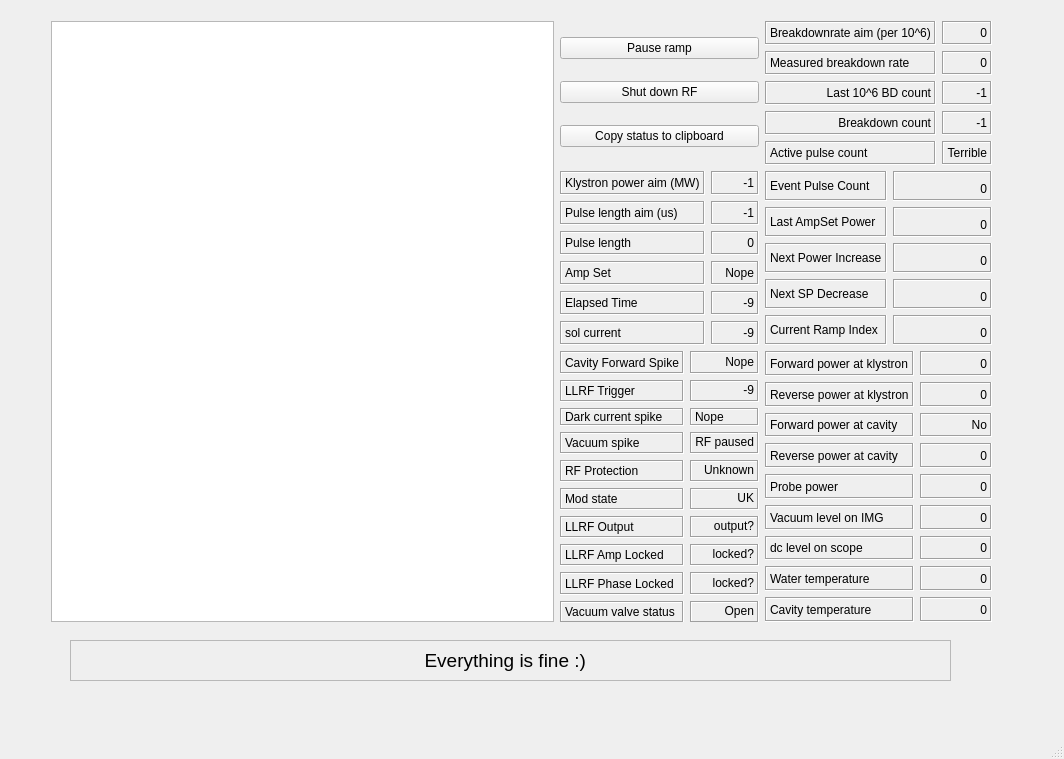
<?xml version="1.0" encoding="UTF-8"?>
<ui version="4.0">
 <class>MainWindow</class>
 <widget class="QMainWindow" name="MainWindow">
  <property name="geometry">
   <rect>
    <x>0</x>
    <y>0</y>
    <width>1064</width>
    <height>759</height>
   </rect>
  </property>
  <property name="windowTitle">
   <string>MainWindow</string>
  </property>
  <widget class="QWidget" name="centralwidget">
   <widget class="QWidget" name="layoutWidget">
    <property name="geometry">
     <rect>
      <x>51</x>
      <y>21</y>
      <width>941</width>
      <height>601</height>
     </rect>
    </property>
    <layout class="QGridLayout" name="gridLayout_6" columnstretch="6,0,0">
     <item row="2" column="1">
      <layout class="QGridLayout" name="gridLayout_3">
       <item row="3" column="0">
        <widget class="QLabel" name="DC_spike_label">
         <property name="frameShape">
          <enum>QFrame::Box</enum>
         </property>
         <property name="frameShadow">
          <enum>QFrame::Sunken</enum>
         </property>
         <property name="text">
          <string>Dark current spike</string>
         </property>
         <property name="scaledContents">
          <bool>false</bool>
         </property>
        </widget>
       </item>
       <item row="0" column="0">
        <widget class="QLabel" name="rev_power_spike_label">
         <property name="frameShape">
          <enum>QFrame::Box</enum>
         </property>
         <property name="frameShadow">
          <enum>QFrame::Sunken</enum>
         </property>
         <property name="text">
          <string>Cavity Forward Spike</string>
         </property>
         <property name="scaledContents">
          <bool>false</bool>
         </property>
        </widget>
       </item>
       <item row="8" column="1" colspan="2">
        <widget class="QLabel" name="llrf_ff_amp_locked_outputwidget">
         <property name="frameShape">
          <enum>QFrame::Box</enum>
         </property>
         <property name="frameShadow">
          <enum>QFrame::Sunken</enum>
         </property>
         <property name="text">
          <string>locked?</string>
         </property>
         <property name="alignment">
          <set>Qt::AlignAbsolute|Qt::AlignBottom|Qt::AlignCenter|Qt::AlignHCenter|Qt::AlignHorizontal_Mask|Qt::AlignJustify|Qt::AlignLeading|Qt::AlignLeft|Qt::AlignRight|Qt::AlignTop|Qt::AlignTrailing|Qt::AlignVCenter|Qt::AlignVertical_Mask</set>
         </property>
        </widget>
       </item>
       <item row="7" column="1" colspan="2">
        <widget class="QLabel" name="llrf_output_outputwidget">
         <property name="frameShape">
          <enum>QFrame::Box</enum>
         </property>
         <property name="frameShadow">
          <enum>QFrame::Sunken</enum>
         </property>
         <property name="text">
          <string>output?</string>
         </property>
         <property name="alignment">
          <set>Qt::AlignAbsolute|Qt::AlignBottom|Qt::AlignCenter|Qt::AlignHCenter|Qt::AlignHorizontal_Mask|Qt::AlignJustify|Qt::AlignLeading|Qt::AlignLeft|Qt::AlignRight|Qt::AlignTop|Qt::AlignTrailing|Qt::AlignVCenter|Qt::AlignVertical_Mask</set>
         </property>
        </widget>
       </item>
       <item row="8" column="0">
        <widget class="QLabel" name="llrf_ff_amp_locked_label">
         <property name="frameShape">
          <enum>QFrame::Box</enum>
         </property>
         <property name="frameShadow">
          <enum>QFrame::Sunken</enum>
         </property>
         <property name="text">
          <string>LLRF Amp Locked</string>
         </property>
         <property name="scaledContents">
          <bool>false</bool>
         </property>
        </widget>
       </item>
       <item row="6" column="0">
        <widget class="QLabel" name="rf_mod_label">
         <property name="frameShape">
          <enum>QFrame::Box</enum>
         </property>
         <property name="frameShadow">
          <enum>QFrame::Sunken</enum>
         </property>
         <property name="text">
          <string>Mod state</string>
         </property>
         <property name="scaledContents">
          <bool>false</bool>
         </property>
        </widget>
       </item>
       <item row="5" column="1" colspan="2">
        <widget class="QLabel" name="RF_protection_outputwidget">
         <property name="frameShape">
          <enum>QFrame::Box</enum>
         </property>
         <property name="frameShadow">
          <enum>QFrame::Sunken</enum>
         </property>
         <property name="text">
          <string>Unknown</string>
         </property>
         <property name="alignment">
          <set>Qt::AlignAbsolute|Qt::AlignBottom|Qt::AlignCenter|Qt::AlignHCenter|Qt::AlignHorizontal_Mask|Qt::AlignJustify|Qt::AlignLeading|Qt::AlignLeft|Qt::AlignRight|Qt::AlignTop|Qt::AlignTrailing|Qt::AlignVCenter|Qt::AlignVertical_Mask</set>
         </property>
        </widget>
       </item>
       <item row="4" column="1" colspan="2">
        <widget class="QLabel" name="vac_spike_status_outputwidget">
         <property name="frameShape">
          <enum>QFrame::Box</enum>
         </property>
         <property name="frameShadow">
          <enum>QFrame::Sunken</enum>
         </property>
         <property name="text">
          <string>RF paused</string>
         </property>
         <property name="alignment">
          <set>Qt::AlignAbsolute|Qt::AlignBottom|Qt::AlignCenter|Qt::AlignHCenter|Qt::AlignHorizontal_Mask|Qt::AlignJustify|Qt::AlignLeading|Qt::AlignLeft|Qt::AlignRight|Qt::AlignTop|Qt::AlignTrailing|Qt::AlignVCenter|Qt::AlignVertical_Mask</set>
         </property>
        </widget>
       </item>
       <item row="6" column="1" colspan="2">
        <widget class="QLabel" name="mod_state_outputwidget">
         <property name="frameShape">
          <enum>QFrame::Box</enum>
         </property>
         <property name="frameShadow">
          <enum>QFrame::Sunken</enum>
         </property>
         <property name="text">
          <string>UK</string>
         </property>
         <property name="alignment">
          <set>Qt::AlignAbsolute|Qt::AlignBottom|Qt::AlignCenter|Qt::AlignHCenter|Qt::AlignHorizontal_Mask|Qt::AlignJustify|Qt::AlignLeading|Qt::AlignLeft|Qt::AlignRight|Qt::AlignTop|Qt::AlignTrailing|Qt::AlignVCenter|Qt::AlignVertical_Mask</set>
         </property>
        </widget>
       </item>
       <item row="5" column="0">
        <widget class="QLabel" name="RF_protection_label">
         <property name="frameShape">
          <enum>QFrame::Box</enum>
         </property>
         <property name="frameShadow">
          <enum>QFrame::Sunken</enum>
         </property>
         <property name="text">
          <string>RF Protection</string>
         </property>
         <property name="scaledContents">
          <bool>false</bool>
         </property>
        </widget>
       </item>
       <item row="3" column="1" colspan="2">
        <widget class="QLabel" name="DC_spike_status_outputwidget">
         <property name="frameShape">
          <enum>QFrame::Box</enum>
         </property>
         <property name="frameShadow">
          <enum>QFrame::Sunken</enum>
         </property>
         <property name="text">
          <string>Nope</string>
         </property>
         <property name="alignment">
          <set>Qt::AlignLeading|Qt::AlignLeft|Qt::AlignVCenter</set>
         </property>
        </widget>
       </item>
       <item row="7" column="0">
        <widget class="QLabel" name="llrf_output_label">
         <property name="frameShape">
          <enum>QFrame::Box</enum>
         </property>
         <property name="frameShadow">
          <enum>QFrame::Sunken</enum>
         </property>
         <property name="text">
          <string>LLRF Output</string>
         </property>
         <property name="scaledContents">
          <bool>false</bool>
         </property>
        </widget>
       </item>
       <item row="4" column="0">
        <widget class="QLabel" name="vac_spike_label">
         <property name="frameShape">
          <enum>QFrame::Box</enum>
         </property>
         <property name="frameShadow">
          <enum>QFrame::Sunken</enum>
         </property>
         <property name="text">
          <string>Vacuum spike</string>
         </property>
         <property name="scaledContents">
          <bool>false</bool>
         </property>
        </widget>
       </item>
       <item row="9" column="0">
        <widget class="QLabel" name="llrf_ff_ph_locked_label">
         <property name="frameShape">
          <enum>QFrame::Box</enum>
         </property>
         <property name="frameShadow">
          <enum>QFrame::Sunken</enum>
         </property>
         <property name="text">
          <string>LLRF Phase Locked</string>
         </property>
         <property name="scaledContents">
          <bool>false</bool>
         </property>
        </widget>
       </item>
       <item row="0" column="1" colspan="2">
        <widget class="QLabel" name="rev_power_spike_status_outputwidget">
         <property name="frameShape">
          <enum>QFrame::Box</enum>
         </property>
         <property name="frameShadow">
          <enum>QFrame::Sunken</enum>
         </property>
         <property name="text">
          <string>Nope</string>
         </property>
         <property name="scaledContents">
          <bool>false</bool>
         </property>
         <property name="alignment">
          <set>Qt::AlignBottom|Qt::AlignRight|Qt::AlignTrailing</set>
         </property>
         <property name="indent">
          <number>-1</number>
         </property>
        </widget>
       </item>
       <item row="10" column="0">
        <widget class="QLabel" name="vac_valve_status_label">
         <property name="frameShape">
          <enum>QFrame::Box</enum>
         </property>
         <property name="frameShadow">
          <enum>QFrame::Sunken</enum>
         </property>
         <property name="text">
          <string>Vacuum valve status</string>
         </property>
         <property name="scaledContents">
          <bool>false</bool>
         </property>
        </widget>
       </item>
       <item row="10" column="1" colspan="2">
        <widget class="QLabel" name="vac_valve_status_outputwidget">
         <property name="frameShape">
          <enum>QFrame::Box</enum>
         </property>
         <property name="frameShadow">
          <enum>QFrame::Sunken</enum>
         </property>
         <property name="text">
          <string>Open</string>
         </property>
         <property name="alignment">
          <set>Qt::AlignAbsolute|Qt::AlignBottom|Qt::AlignCenter|Qt::AlignHCenter|Qt::AlignHorizontal_Mask|Qt::AlignJustify|Qt::AlignLeading|Qt::AlignLeft|Qt::AlignRight|Qt::AlignTop|Qt::AlignTrailing|Qt::AlignVCenter|Qt::AlignVertical_Mask</set>
         </property>
        </widget>
       </item>
       <item row="9" column="1" colspan="2">
        <widget class="QLabel" name="llrf_ff_ph_locked_outputwidget">
         <property name="frameShape">
          <enum>QFrame::Box</enum>
         </property>
         <property name="frameShadow">
          <enum>QFrame::Sunken</enum>
         </property>
         <property name="text">
          <string>locked?</string>
         </property>
         <property name="alignment">
          <set>Qt::AlignAbsolute|Qt::AlignBottom|Qt::AlignCenter|Qt::AlignHCenter|Qt::AlignHorizontal_Mask|Qt::AlignJustify|Qt::AlignLeading|Qt::AlignLeft|Qt::AlignRight|Qt::AlignTop|Qt::AlignTrailing|Qt::AlignVCenter|Qt::AlignVertical_Mask</set>
         </property>
        </widget>
       </item>
       <item row="2" column="0">
        <widget class="QLabel" name="llrf_trigger_label">
         <property name="frameShape">
          <enum>QFrame::Box</enum>
         </property>
         <property name="frameShadow">
          <enum>QFrame::Sunken</enum>
         </property>
         <property name="text">
          <string>LLRF Trigger</string>
         </property>
         <property name="scaledContents">
          <bool>false</bool>
         </property>
        </widget>
       </item>
       <item row="2" column="1" colspan="2">
        <widget class="QLabel" name="llrf_trigger_outputwidget">
         <property name="frameShape">
          <enum>QFrame::Box</enum>
         </property>
         <property name="frameShadow">
          <enum>QFrame::Sunken</enum>
         </property>
         <property name="text">
          <string>-9</string>
         </property>
         <property name="alignment">
          <set>Qt::AlignAbsolute|Qt::AlignBottom|Qt::AlignCenter|Qt::AlignHCenter|Qt::AlignHorizontal_Mask|Qt::AlignJustify|Qt::AlignLeading|Qt::AlignLeft|Qt::AlignRight|Qt::AlignTop|Qt::AlignTrailing|Qt::AlignVCenter|Qt::AlignVertical_Mask</set>
         </property>
        </widget>
       </item>
      </layout>
     </item>
     <item row="0" column="0" rowspan="3">
      <layout class="QVBoxLayout" name="verticalLayout_2">
       <item>
        <widget class="PlotWidget" name="graphicsView"/>
       </item>
      </layout>
     </item>
     <item row="0" column="1">
      <layout class="QVBoxLayout" name="verticalLayout">
       <item>
        <widget class="QPushButton" name="start_pause_ramp_button">
         <property name="text">
          <string>Pause ramp</string>
         </property>
        </widget>
       </item>
       <item>
        <widget class="QPushButton" name="shutdown_rf_button">
         <property name="text">
          <string>Shut down RF</string>
         </property>
         <property name="checkable">
          <bool>false</bool>
         </property>
        </widget>
       </item>
       <item>
        <widget class="QPushButton" name="copy_to_clipboard_button">
         <property name="toolTip">
          <string>For the log!</string>
         </property>
         <property name="text">
          <string>Copy status to clipboard</string>
         </property>
         <property name="checkable">
          <bool>false</bool>
         </property>
        </widget>
       </item>
      </layout>
     </item>
     <item row="2" column="2">
      <layout class="QGridLayout" name="gridLayout_2">
       <item row="6" column="1">
        <widget class="QLabel" name="vac_level_outputwidget">
         <property name="frameShape">
          <enum>QFrame::Box</enum>
         </property>
         <property name="frameShadow">
          <enum>QFrame::Sunken</enum>
         </property>
         <property name="text">
          <string>0</string>
         </property>
         <property name="alignment">
          <set>Qt::AlignAbsolute|Qt::AlignBottom|Qt::AlignCenter|Qt::AlignHCenter|Qt::AlignHorizontal_Mask|Qt::AlignJustify|Qt::AlignLeading|Qt::AlignLeft|Qt::AlignRight|Qt::AlignTop|Qt::AlignTrailing|Qt::AlignVCenter|Qt::AlignVertical_Mask</set>
         </property>
        </widget>
       </item>
       <item row="5" column="1">
        <widget class="QLabel" name="probe_power_outputwidget">
         <property name="frameShape">
          <enum>QFrame::Box</enum>
         </property>
         <property name="frameShadow">
          <enum>QFrame::Sunken</enum>
         </property>
         <property name="text">
          <string>0</string>
         </property>
         <property name="alignment">
          <set>Qt::AlignAbsolute|Qt::AlignBottom|Qt::AlignCenter|Qt::AlignHCenter|Qt::AlignHorizontal_Mask|Qt::AlignJustify|Qt::AlignLeading|Qt::AlignLeft|Qt::AlignRight|Qt::AlignTop|Qt::AlignTrailing|Qt::AlignVCenter|Qt::AlignVertical_Mask</set>
         </property>
        </widget>
       </item>
       <item row="6" column="0">
        <widget class="QLabel" name="vac_level_label">
         <property name="frameShape">
          <enum>QFrame::Box</enum>
         </property>
         <property name="frameShadow">
          <enum>QFrame::Sunken</enum>
         </property>
         <property name="text">
          <string>Vacuum level on IMG</string>
         </property>
         <property name="scaledContents">
          <bool>false</bool>
         </property>
        </widget>
       </item>
       <item row="9" column="1">
        <widget class="QLabel" name="cav_temp_outputwidget">
         <property name="frameShape">
          <enum>QFrame::Box</enum>
         </property>
         <property name="frameShadow">
          <enum>QFrame::Sunken</enum>
         </property>
         <property name="text">
          <string>0</string>
         </property>
         <property name="alignment">
          <set>Qt::AlignAbsolute|Qt::AlignBottom|Qt::AlignCenter|Qt::AlignHCenter|Qt::AlignHorizontal_Mask|Qt::AlignJustify|Qt::AlignLeading|Qt::AlignLeft|Qt::AlignRight|Qt::AlignTop|Qt::AlignTrailing|Qt::AlignVCenter|Qt::AlignVertical_Mask</set>
         </property>
        </widget>
       </item>
       <item row="9" column="0">
        <widget class="QLabel" name="cav_temp_label">
         <property name="frameShape">
          <enum>QFrame::Box</enum>
         </property>
         <property name="frameShadow">
          <enum>QFrame::Sunken</enum>
         </property>
         <property name="text">
          <string>Cavity temperature</string>
         </property>
         <property name="scaledContents">
          <bool>false</bool>
         </property>
        </widget>
       </item>
       <item row="4" column="0">
        <widget class="QLabel" name="rev_cav_power_label">
         <property name="frameShape">
          <enum>QFrame::Box</enum>
         </property>
         <property name="frameShadow">
          <enum>QFrame::Sunken</enum>
         </property>
         <property name="text">
          <string>Reverse power at cavity</string>
         </property>
         <property name="scaledContents">
          <bool>false</bool>
         </property>
        </widget>
       </item>
       <item row="8" column="1">
        <widget class="QLabel" name="water_temp_outputwidget">
         <property name="frameShape">
          <enum>QFrame::Box</enum>
         </property>
         <property name="frameShadow">
          <enum>QFrame::Sunken</enum>
         </property>
         <property name="text">
          <string>0</string>
         </property>
         <property name="alignment">
          <set>Qt::AlignAbsolute|Qt::AlignBottom|Qt::AlignCenter|Qt::AlignHCenter|Qt::AlignHorizontal_Mask|Qt::AlignJustify|Qt::AlignLeading|Qt::AlignLeft|Qt::AlignRight|Qt::AlignTop|Qt::AlignTrailing|Qt::AlignVCenter|Qt::AlignVertical_Mask</set>
         </property>
        </widget>
       </item>
       <item row="1" column="1">
        <widget class="QLabel" name="fwd_kly_power_outputwidget">
         <property name="frameShape">
          <enum>QFrame::Box</enum>
         </property>
         <property name="frameShadow">
          <enum>QFrame::Sunken</enum>
         </property>
         <property name="text">
          <string>0</string>
         </property>
         <property name="alignment">
          <set>Qt::AlignAbsolute|Qt::AlignBottom|Qt::AlignCenter|Qt::AlignHCenter|Qt::AlignHorizontal_Mask|Qt::AlignJustify|Qt::AlignLeading|Qt::AlignLeft|Qt::AlignRight|Qt::AlignTop|Qt::AlignTrailing|Qt::AlignVCenter|Qt::AlignVertical_Mask</set>
         </property>
        </widget>
       </item>
       <item row="8" column="0">
        <widget class="QLabel" name="water_temp_label">
         <property name="frameShape">
          <enum>QFrame::Box</enum>
         </property>
         <property name="frameShadow">
          <enum>QFrame::Sunken</enum>
         </property>
         <property name="text">
          <string>Water temperature</string>
         </property>
         <property name="scaledContents">
          <bool>false</bool>
         </property>
        </widget>
       </item>
       <item row="2" column="1">
        <widget class="QLabel" name="rev_kly_power_outputwidget">
         <property name="frameShape">
          <enum>QFrame::Box</enum>
         </property>
         <property name="frameShadow">
          <enum>QFrame::Sunken</enum>
         </property>
         <property name="text">
          <string>0</string>
         </property>
         <property name="alignment">
          <set>Qt::AlignAbsolute|Qt::AlignBottom|Qt::AlignCenter|Qt::AlignHCenter|Qt::AlignHorizontal_Mask|Qt::AlignJustify|Qt::AlignLeading|Qt::AlignLeft|Qt::AlignRight|Qt::AlignTop|Qt::AlignTrailing|Qt::AlignVCenter|Qt::AlignVertical_Mask</set>
         </property>
        </widget>
       </item>
       <item row="4" column="1">
        <widget class="QLabel" name="rev_cav_power_outputwidget">
         <property name="frameShape">
          <enum>QFrame::Box</enum>
         </property>
         <property name="frameShadow">
          <enum>QFrame::Sunken</enum>
         </property>
         <property name="text">
          <string>0</string>
         </property>
         <property name="alignment">
          <set>Qt::AlignAbsolute|Qt::AlignBottom|Qt::AlignCenter|Qt::AlignHCenter|Qt::AlignHorizontal_Mask|Qt::AlignJustify|Qt::AlignLeading|Qt::AlignLeft|Qt::AlignRight|Qt::AlignTop|Qt::AlignTrailing|Qt::AlignVCenter|Qt::AlignVertical_Mask</set>
         </property>
        </widget>
       </item>
       <item row="1" column="0">
        <widget class="QLabel" name="fwd_kly_power_label">
         <property name="frameShape">
          <enum>QFrame::Box</enum>
         </property>
         <property name="frameShadow">
          <enum>QFrame::Sunken</enum>
         </property>
         <property name="text">
          <string>Forward power at klystron</string>
         </property>
         <property name="scaledContents">
          <bool>false</bool>
         </property>
        </widget>
       </item>
       <item row="2" column="0">
        <widget class="QLabel" name="rev_kly_power_label">
         <property name="frameShape">
          <enum>QFrame::Box</enum>
         </property>
         <property name="frameShadow">
          <enum>QFrame::Sunken</enum>
         </property>
         <property name="text">
          <string>Reverse power at klystron</string>
         </property>
         <property name="scaledContents">
          <bool>false</bool>
         </property>
        </widget>
       </item>
       <item row="3" column="1">
        <widget class="QLabel" name="fwd_cav_power_outputwidget">
         <property name="frameShape">
          <enum>QFrame::Box</enum>
         </property>
         <property name="frameShadow">
          <enum>QFrame::Sunken</enum>
         </property>
         <property name="text">
          <string>No</string>
         </property>
         <property name="alignment">
          <set>Qt::AlignAbsolute|Qt::AlignBottom|Qt::AlignCenter|Qt::AlignHCenter|Qt::AlignHorizontal_Mask|Qt::AlignJustify|Qt::AlignLeading|Qt::AlignLeft|Qt::AlignRight|Qt::AlignTop|Qt::AlignTrailing|Qt::AlignVCenter|Qt::AlignVertical_Mask</set>
         </property>
        </widget>
       </item>
       <item row="3" column="0">
        <widget class="QLabel" name="fwd_cav_power_label">
         <property name="frameShape">
          <enum>QFrame::Box</enum>
         </property>
         <property name="frameShadow">
          <enum>QFrame::Sunken</enum>
         </property>
         <property name="text">
          <string>Forward power at cavity</string>
         </property>
         <property name="scaledContents">
          <bool>false</bool>
         </property>
        </widget>
       </item>
       <item row="5" column="0">
        <widget class="QLabel" name="probe_power_label">
         <property name="frameShape">
          <enum>QFrame::Box</enum>
         </property>
         <property name="frameShadow">
          <enum>QFrame::Sunken</enum>
         </property>
         <property name="text">
          <string>Probe power</string>
         </property>
         <property name="scaledContents">
          <bool>false</bool>
         </property>
        </widget>
       </item>
       <item row="7" column="0">
        <widget class="QLabel" name="dc_level_label">
         <property name="frameShape">
          <enum>QFrame::Box</enum>
         </property>
         <property name="frameShadow">
          <enum>QFrame::Sunken</enum>
         </property>
         <property name="text">
          <string>dc level on scope</string>
         </property>
         <property name="scaledContents">
          <bool>false</bool>
         </property>
        </widget>
       </item>
       <item row="7" column="1">
        <widget class="QLabel" name="dc_level_outputwidget">
         <property name="frameShape">
          <enum>QFrame::Box</enum>
         </property>
         <property name="frameShadow">
          <enum>QFrame::Sunken</enum>
         </property>
         <property name="text">
          <string>0</string>
         </property>
         <property name="alignment">
          <set>Qt::AlignAbsolute|Qt::AlignBottom|Qt::AlignCenter|Qt::AlignHCenter|Qt::AlignHorizontal_Mask|Qt::AlignJustify|Qt::AlignLeading|Qt::AlignLeft|Qt::AlignRight|Qt::AlignTop|Qt::AlignTrailing|Qt::AlignVCenter|Qt::AlignVertical_Mask</set>
         </property>
        </widget>
       </item>
      </layout>
     </item>
     <item row="0" column="2">
      <layout class="QGridLayout" name="gridLayout_4">
       <item row="3" column="1">
        <widget class="QLabel" name="breakdown_count_outputwidget">
         <property name="frameShape">
          <enum>QFrame::Box</enum>
         </property>
         <property name="frameShadow">
          <enum>QFrame::Sunken</enum>
         </property>
         <property name="text">
          <string>-1</string>
         </property>
         <property name="alignment">
          <set>Qt::AlignAbsolute|Qt::AlignBottom|Qt::AlignCenter|Qt::AlignHCenter|Qt::AlignHorizontal_Mask|Qt::AlignJustify|Qt::AlignLeading|Qt::AlignLeft|Qt::AlignRight|Qt::AlignTop|Qt::AlignTrailing|Qt::AlignVCenter|Qt::AlignVertical_Mask</set>
         </property>
        </widget>
       </item>
       <item row="3" column="0">
        <widget class="QLabel" name="breakdown_count_label">
         <property name="frameShape">
          <enum>QFrame::Box</enum>
         </property>
         <property name="frameShadow">
          <enum>QFrame::Sunken</enum>
         </property>
         <property name="text">
          <string>Breakdown count</string>
         </property>
         <property name="alignment">
          <set>Qt::AlignAbsolute|Qt::AlignBottom|Qt::AlignCenter|Qt::AlignHCenter|Qt::AlignHorizontal_Mask|Qt::AlignJustify|Qt::AlignLeading|Qt::AlignLeft|Qt::AlignRight|Qt::AlignTop|Qt::AlignTrailing|Qt::AlignVCenter|Qt::AlignVertical_Mask</set>
         </property>
        </widget>
       </item>
       <item row="1" column="0">
        <widget class="QLabel" name="measured_breakdown_rate_label">
         <property name="frameShape">
          <enum>QFrame::Box</enum>
         </property>
         <property name="frameShadow">
          <enum>QFrame::Sunken</enum>
         </property>
         <property name="text">
          <string>Measured breakdown rate</string>
         </property>
         <property name="scaledContents">
          <bool>false</bool>
         </property>
        </widget>
       </item>
       <item row="1" column="1">
        <widget class="QLabel" name="measured_breakdown_rate_outputwidget">
         <property name="frameShape">
          <enum>QFrame::Box</enum>
         </property>
         <property name="frameShadow">
          <enum>QFrame::Sunken</enum>
         </property>
         <property name="text">
          <string>0</string>
         </property>
         <property name="alignment">
          <set>Qt::AlignAbsolute|Qt::AlignBottom|Qt::AlignCenter|Qt::AlignHCenter|Qt::AlignHorizontal_Mask|Qt::AlignJustify|Qt::AlignLeading|Qt::AlignLeft|Qt::AlignRight|Qt::AlignTop|Qt::AlignTrailing|Qt::AlignVCenter|Qt::AlignVertical_Mask</set>
         </property>
        </widget>
       </item>
       <item row="2" column="0">
        <widget class="QLabel" name="last_106_count_label">
         <property name="frameShape">
          <enum>QFrame::Box</enum>
         </property>
         <property name="frameShadow">
          <enum>QFrame::Sunken</enum>
         </property>
         <property name="text">
          <string>Last 10^6 BD count</string>
         </property>
         <property name="alignment">
          <set>Qt::AlignAbsolute|Qt::AlignBottom|Qt::AlignCenter|Qt::AlignHCenter|Qt::AlignHorizontal_Mask|Qt::AlignJustify|Qt::AlignLeading|Qt::AlignLeft|Qt::AlignRight|Qt::AlignTop|Qt::AlignTrailing|Qt::AlignVCenter|Qt::AlignVertical_Mask</set>
         </property>
        </widget>
       </item>
       <item row="2" column="1">
        <widget class="QLabel" name="last_106_count_outputwidget">
         <property name="frameShape">
          <enum>QFrame::Box</enum>
         </property>
         <property name="frameShadow">
          <enum>QFrame::Sunken</enum>
         </property>
         <property name="text">
          <string>-1</string>
         </property>
         <property name="alignment">
          <set>Qt::AlignAbsolute|Qt::AlignBottom|Qt::AlignCenter|Qt::AlignHCenter|Qt::AlignHorizontal_Mask|Qt::AlignJustify|Qt::AlignLeading|Qt::AlignLeft|Qt::AlignRight|Qt::AlignTop|Qt::AlignTrailing|Qt::AlignVCenter|Qt::AlignVertical_Mask</set>
         </property>
        </widget>
       </item>
       <item row="4" column="0">
        <widget class="QLabel" name="pulse_count_label">
         <property name="font">
          <font>
           <weight>50</weight>
           <italic>false</italic>
           <bold>false</bold>
           <underline>false</underline>
          </font>
         </property>
         <property name="frameShape">
          <enum>QFrame::Box</enum>
         </property>
         <property name="frameShadow">
          <enum>QFrame::Sunken</enum>
         </property>
         <property name="text">
          <string>Active pulse count</string>
         </property>
         <property name="scaledContents">
          <bool>false</bool>
         </property>
        </widget>
       </item>
       <item row="4" column="1">
        <widget class="QLabel" name="pulse_count_outputwidget">
         <property name="frameShape">
          <enum>QFrame::Box</enum>
         </property>
         <property name="frameShadow">
          <enum>QFrame::Sunken</enum>
         </property>
         <property name="text">
          <string>Terrible</string>
         </property>
         <property name="alignment">
          <set>Qt::AlignAbsolute|Qt::AlignBottom|Qt::AlignCenter|Qt::AlignHCenter|Qt::AlignHorizontal_Mask|Qt::AlignJustify|Qt::AlignLeading|Qt::AlignLeft|Qt::AlignRight|Qt::AlignTop|Qt::AlignTrailing|Qt::AlignVCenter|Qt::AlignVertical_Mask</set>
         </property>
        </widget>
       </item>
       <item row="0" column="0">
        <widget class="QLabel" name="breakdown_rate_limit_label">
         <property name="font">
          <font>
           <weight>50</weight>
           <italic>false</italic>
           <bold>false</bold>
           <underline>false</underline>
          </font>
         </property>
         <property name="frameShape">
          <enum>QFrame::Box</enum>
         </property>
         <property name="frameShadow">
          <enum>QFrame::Sunken</enum>
         </property>
         <property name="text">
          <string>Breakdownrate aim (per 10^6)</string>
         </property>
         <property name="scaledContents">
          <bool>false</bool>
         </property>
        </widget>
       </item>
       <item row="0" column="1">
        <widget class="QLabel" name="breakdown_rate_limit_outputwidget">
         <property name="frameShape">
          <enum>QFrame::Box</enum>
         </property>
         <property name="frameShadow">
          <enum>QFrame::Sunken</enum>
         </property>
         <property name="text">
          <string>0</string>
         </property>
         <property name="alignment">
          <set>Qt::AlignAbsolute|Qt::AlignBottom|Qt::AlignCenter|Qt::AlignHCenter|Qt::AlignHorizontal_Mask|Qt::AlignJustify|Qt::AlignLeading|Qt::AlignLeft|Qt::AlignRight|Qt::AlignTop|Qt::AlignTrailing|Qt::AlignVCenter|Qt::AlignVertical_Mask</set>
         </property>
        </widget>
       </item>
      </layout>
     </item>
     <item row="1" column="1">
      <layout class="QGridLayout" name="gridLayout">
       <item row="3" column="1">
        <widget class="QLabel" name="amp_set_outputwidget">
         <property name="frameShape">
          <enum>QFrame::Box</enum>
         </property>
         <property name="frameShadow">
          <enum>QFrame::Sunken</enum>
         </property>
         <property name="text">
          <string>Nope</string>
         </property>
         <property name="scaledContents">
          <bool>false</bool>
         </property>
         <property name="alignment">
          <set>Qt::AlignBottom|Qt::AlignRight|Qt::AlignTrailing</set>
         </property>
         <property name="indent">
          <number>-1</number>
         </property>
        </widget>
       </item>
       <item row="1" column="0">
        <widget class="QLabel" name="pulse_length_aim_label">
         <property name="frameShape">
          <enum>QFrame::Box</enum>
         </property>
         <property name="frameShadow">
          <enum>QFrame::Sunken</enum>
         </property>
         <property name="text">
          <string>Pulse length aim (us)</string>
         </property>
        </widget>
       </item>
       <item row="3" column="0">
        <widget class="QLabel" name="amp_set_label">
         <property name="frameShape">
          <enum>QFrame::Box</enum>
         </property>
         <property name="frameShadow">
          <enum>QFrame::Sunken</enum>
         </property>
         <property name="text">
          <string>Amp Set</string>
         </property>
        </widget>
       </item>
       <item row="0" column="1">
        <widget class="QLabel" name="power_aim_outputwidget">
         <property name="frameShape">
          <enum>QFrame::Box</enum>
         </property>
         <property name="frameShadow">
          <enum>QFrame::Sunken</enum>
         </property>
         <property name="text">
          <string>-1</string>
         </property>
         <property name="alignment">
          <set>Qt::AlignAbsolute|Qt::AlignBottom|Qt::AlignCenter|Qt::AlignHCenter|Qt::AlignHorizontal_Mask|Qt::AlignJustify|Qt::AlignLeading|Qt::AlignLeft|Qt::AlignRight|Qt::AlignTop|Qt::AlignTrailing|Qt::AlignVCenter|Qt::AlignVertical_Mask</set>
         </property>
        </widget>
       </item>
       <item row="1" column="1">
        <widget class="QLabel" name="pulse_length_aim_outputwidget">
         <property name="frameShape">
          <enum>QFrame::Box</enum>
         </property>
         <property name="frameShadow">
          <enum>QFrame::Sunken</enum>
         </property>
         <property name="text">
          <string>-1</string>
         </property>
         <property name="alignment">
          <set>Qt::AlignAbsolute|Qt::AlignBottom|Qt::AlignCenter|Qt::AlignHCenter|Qt::AlignHorizontal_Mask|Qt::AlignJustify|Qt::AlignLeading|Qt::AlignLeft|Qt::AlignRight|Qt::AlignTop|Qt::AlignTrailing|Qt::AlignVCenter|Qt::AlignVertical_Mask</set>
         </property>
        </widget>
       </item>
       <item row="0" column="0">
        <widget class="QLabel" name="power_aim_label">
         <property name="frameShape">
          <enum>QFrame::Box</enum>
         </property>
         <property name="frameShadow">
          <enum>QFrame::Sunken</enum>
         </property>
         <property name="text">
          <string>Klystron power aim (MW)</string>
         </property>
        </widget>
       </item>
       <item row="2" column="1">
        <widget class="QLabel" name="pulse_length_outputwidget">
         <property name="frameShape">
          <enum>QFrame::Box</enum>
         </property>
         <property name="frameShadow">
          <enum>QFrame::Sunken</enum>
         </property>
         <property name="text">
          <string>0</string>
         </property>
         <property name="scaledContents">
          <bool>false</bool>
         </property>
         <property name="alignment">
          <set>Qt::AlignBottom|Qt::AlignRight|Qt::AlignTrailing</set>
         </property>
         <property name="indent">
          <number>-1</number>
         </property>
        </widget>
       </item>
       <item row="2" column="0">
        <widget class="QLabel" name="pulse_length_label">
         <property name="frameShape">
          <enum>QFrame::Box</enum>
         </property>
         <property name="frameShadow">
          <enum>QFrame::Sunken</enum>
         </property>
         <property name="text">
          <string>Pulse length</string>
         </property>
         <property name="scaledContents">
          <bool>false</bool>
         </property>
        </widget>
       </item>
       <item row="4" column="0">
        <widget class="QLabel" name="elapse_time_label">
         <property name="frameShape">
          <enum>QFrame::Box</enum>
         </property>
         <property name="frameShadow">
          <enum>QFrame::Sunken</enum>
         </property>
         <property name="text">
          <string>Elapsed Time</string>
         </property>
         <property name="scaledContents">
          <bool>false</bool>
         </property>
        </widget>
       </item>
       <item row="4" column="1">
        <widget class="QLabel" name="elapsed_time_outputwidget">
         <property name="frameShape">
          <enum>QFrame::Box</enum>
         </property>
         <property name="frameShadow">
          <enum>QFrame::Sunken</enum>
         </property>
         <property name="text">
          <string>-9</string>
         </property>
         <property name="alignment">
          <set>Qt::AlignAbsolute|Qt::AlignBottom|Qt::AlignCenter|Qt::AlignHCenter|Qt::AlignHorizontal_Mask|Qt::AlignJustify|Qt::AlignLeading|Qt::AlignLeft|Qt::AlignRight|Qt::AlignTop|Qt::AlignTrailing|Qt::AlignVCenter|Qt::AlignVertical_Mask</set>
         </property>
        </widget>
       </item>
       <item row="5" column="0">
        <widget class="QLabel" name="power_aim_label_2">
         <property name="frameShape">
          <enum>QFrame::Box</enum>
         </property>
         <property name="frameShadow">
          <enum>QFrame::Sunken</enum>
         </property>
         <property name="text">
          <string>sol current</string>
         </property>
        </widget>
       </item>
       <item row="5" column="1">
        <widget class="QLabel" name="sol_outputwidget">
         <property name="frameShape">
          <enum>QFrame::Box</enum>
         </property>
         <property name="frameShadow">
          <enum>QFrame::Sunken</enum>
         </property>
         <property name="text">
          <string>-9</string>
         </property>
         <property name="alignment">
          <set>Qt::AlignAbsolute|Qt::AlignBottom|Qt::AlignCenter|Qt::AlignHCenter|Qt::AlignHorizontal_Mask|Qt::AlignJustify|Qt::AlignLeading|Qt::AlignLeft|Qt::AlignRight|Qt::AlignTop|Qt::AlignTrailing|Qt::AlignVCenter|Qt::AlignVertical_Mask</set>
         </property>
        </widget>
       </item>
      </layout>
     </item>
     <item row="1" column="2">
      <layout class="QGridLayout" name="gridLayout_5">
       <item row="5" column="1">
        <widget class="QLabel" name="current_index_outputwidget">
         <property name="frameShape">
          <enum>QFrame::Box</enum>
         </property>
         <property name="frameShadow">
          <enum>QFrame::Sunken</enum>
         </property>
         <property name="text">
          <string>0</string>
         </property>
         <property name="scaledContents">
          <bool>false</bool>
         </property>
         <property name="alignment">
          <set>Qt::AlignBottom|Qt::AlignRight|Qt::AlignTrailing</set>
         </property>
         <property name="indent">
          <number>-1</number>
         </property>
        </widget>
       </item>
       <item row="5" column="0">
        <widget class="QLabel" name="next_power_increase_2">
         <property name="frameShape">
          <enum>QFrame::Box</enum>
         </property>
         <property name="frameShadow">
          <enum>QFrame::Sunken</enum>
         </property>
         <property name="text">
          <string>Current Ramp Index</string>
         </property>
         <property name="scaledContents">
          <bool>false</bool>
         </property>
        </widget>
       </item>
       <item row="3" column="1">
        <widget class="QLabel" name="next_power_increase_outputwidget">
         <property name="frameShape">
          <enum>QFrame::Box</enum>
         </property>
         <property name="frameShadow">
          <enum>QFrame::Sunken</enum>
         </property>
         <property name="text">
          <string>0</string>
         </property>
         <property name="scaledContents">
          <bool>false</bool>
         </property>
         <property name="alignment">
          <set>Qt::AlignBottom|Qt::AlignRight|Qt::AlignTrailing</set>
         </property>
         <property name="indent">
          <number>-1</number>
         </property>
        </widget>
       </item>
       <item row="4" column="0">
        <widget class="QLabel" name="next_sp_decrease">
         <property name="frameShape">
          <enum>QFrame::Box</enum>
         </property>
         <property name="frameShadow">
          <enum>QFrame::Sunken</enum>
         </property>
         <property name="text">
          <string>Next SP Decrease</string>
         </property>
         <property name="scaledContents">
          <bool>false</bool>
         </property>
        </widget>
       </item>
       <item row="4" column="1">
        <widget class="QLabel" name="next_sp_decrease_outputwidget">
         <property name="frameShape">
          <enum>QFrame::Box</enum>
         </property>
         <property name="frameShadow">
          <enum>QFrame::Sunken</enum>
         </property>
         <property name="text">
          <string>0</string>
         </property>
         <property name="scaledContents">
          <bool>false</bool>
         </property>
         <property name="alignment">
          <set>Qt::AlignBottom|Qt::AlignRight|Qt::AlignTrailing</set>
         </property>
         <property name="indent">
          <number>-1</number>
         </property>
        </widget>
       </item>
       <item row="2" column="1">
        <widget class="QLabel" name="last_setpoint_power_outputwidget">
         <property name="frameShape">
          <enum>QFrame::Box</enum>
         </property>
         <property name="frameShadow">
          <enum>QFrame::Sunken</enum>
         </property>
         <property name="text">
          <string>0</string>
         </property>
         <property name="scaledContents">
          <bool>false</bool>
         </property>
         <property name="alignment">
          <set>Qt::AlignBottom|Qt::AlignRight|Qt::AlignTrailing</set>
         </property>
         <property name="indent">
          <number>-1</number>
         </property>
        </widget>
       </item>
       <item row="3" column="0">
        <widget class="QLabel" name="next_power_increase">
         <property name="frameShape">
          <enum>QFrame::Box</enum>
         </property>
         <property name="frameShadow">
          <enum>QFrame::Sunken</enum>
         </property>
         <property name="text">
          <string>Next Power Increase</string>
         </property>
         <property name="scaledContents">
          <bool>false</bool>
         </property>
        </widget>
       </item>
       <item row="2" column="0">
        <widget class="QLabel" name="last_setpoint_power">
         <property name="frameShape">
          <enum>QFrame::Box</enum>
         </property>
         <property name="frameShadow">
          <enum>QFrame::Sunken</enum>
         </property>
         <property name="text">
          <string>Last AmpSet Power</string>
         </property>
         <property name="scaledContents">
          <bool>false</bool>
         </property>
        </widget>
       </item>
       <item row="1" column="0">
        <widget class="QLabel" name="event_pulse_count_label">
         <property name="frameShape">
          <enum>QFrame::Box</enum>
         </property>
         <property name="frameShadow">
          <enum>QFrame::Sunken</enum>
         </property>
         <property name="text">
          <string>Event Pulse Count</string>
         </property>
         <property name="scaledContents">
          <bool>false</bool>
         </property>
        </widget>
       </item>
       <item row="1" column="1">
        <widget class="QLabel" name="event_pulse_count_outputwidget">
         <property name="frameShape">
          <enum>QFrame::Box</enum>
         </property>
         <property name="frameShadow">
          <enum>QFrame::Sunken</enum>
         </property>
         <property name="text">
          <string>0</string>
         </property>
         <property name="alignment">
          <set>Qt::AlignAbsolute|Qt::AlignBottom|Qt::AlignCenter|Qt::AlignHCenter|Qt::AlignHorizontal_Mask|Qt::AlignJustify|Qt::AlignLeading|Qt::AlignLeft|Qt::AlignRight|Qt::AlignTop|Qt::AlignTrailing|Qt::AlignVCenter|Qt::AlignVertical_Mask</set>
         </property>
        </widget>
       </item>
      </layout>
     </item>
    </layout>
   </widget>
   <widget class="QLabel" name="label">
    <property name="geometry">
     <rect>
      <x>70</x>
      <y>640</y>
      <width>881</width>
      <height>41</height>
     </rect>
    </property>
    <property name="font">
     <font>
      <pointsize>14</pointsize>
     </font>
    </property>
    <property name="layoutDirection">
     <enum>Qt::LeftToRight</enum>
    </property>
    <property name="frameShape">
     <enum>QFrame::StyledPanel</enum>
    </property>
    <property name="text">
     <string>Everything is fine :)  </string>
    </property>
    <property name="alignment">
     <set>Qt::AlignCenter</set>
    </property>
   </widget>
  </widget>
  <widget class="QMenuBar" name="menubar">
   <property name="geometry">
    <rect>
     <x>0</x>
     <y>0</y>
     <width>1064</width>
     <height>21</height>
    </rect>
   </property>
  </widget>
  <widget class="QStatusBar" name="statusbar"/>
 </widget>
 <customwidgets>
  <customwidget>
   <class>PlotWidget</class>
   <extends>QGraphicsView</extends>
   <header>pyqtgraph</header>
  </customwidget>
 </customwidgets>
 <resources/>
 <connections/>
</ui>
